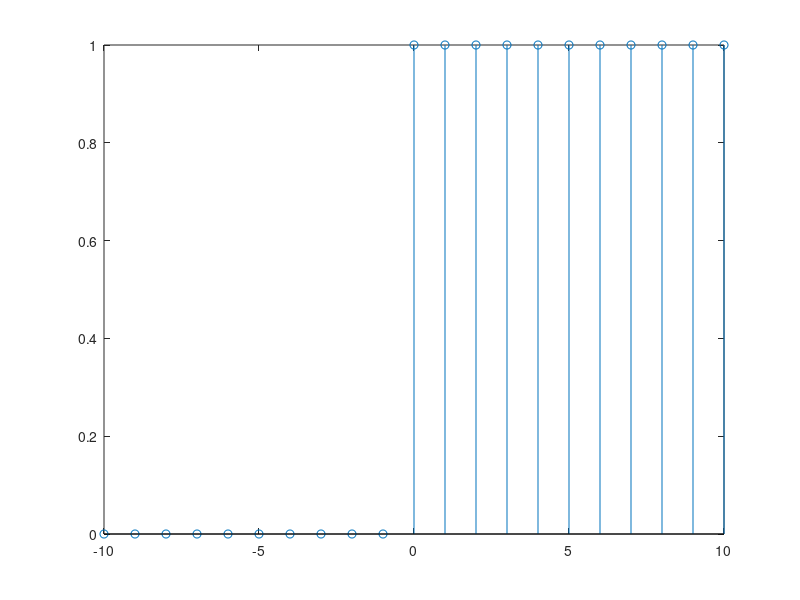
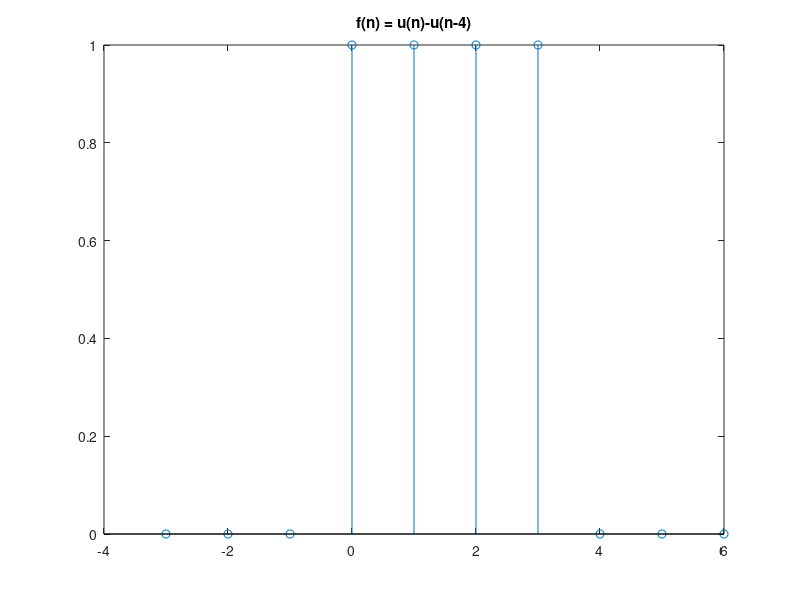
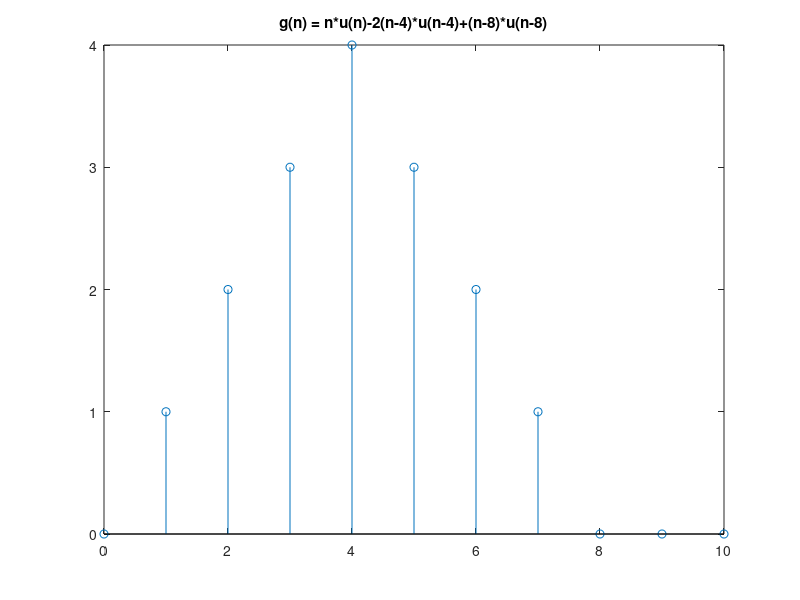
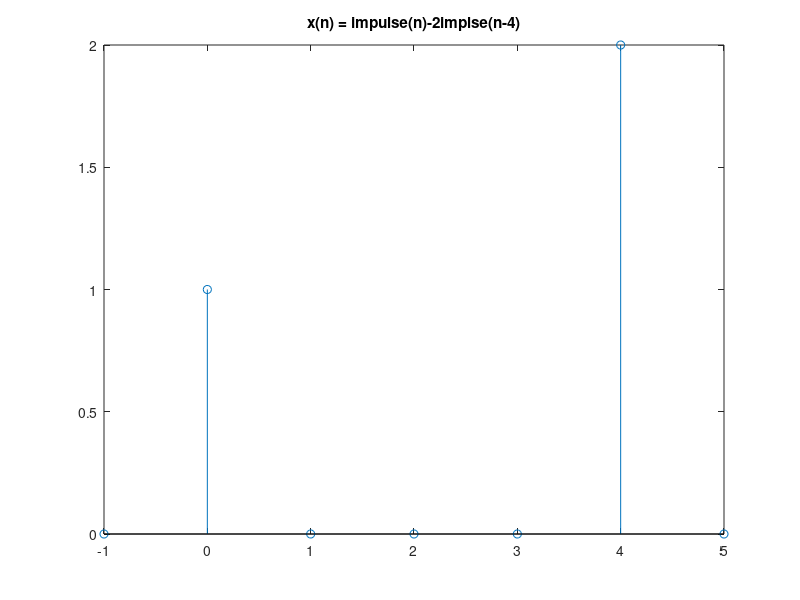

MATLAB code for these plots, in order:
% Question 2: Plotting Discrete-Time Signals
n = -10:10;
f = n>=0;
stem(n,f);
% First Plot: f(n) = u(n)-u(n-4)
n = -3:6;
f = (n>=0) - (n>=4);
figure, stem(n,f), title('f(n) = u(n)-u(n-4)');
% Second Plot: g(n) = n*u(n)-2(n-4)*u(n-4)+(n-8)*u(n-8)
n = 0:10;
g = n.*(n>=0)-2*(n-4).*(n>=4)+(n-8).*(n>=8);
figure, stem(n,g), title('g(n) = n*u(n)-2(n-4)*u(n-4)+(n-8)*u(n-8)');
% Third Plot: x(n) = impulse(n)-2implse(n-4)
n = -1:5;
x = (n==0)+ 2*(n==4)
figure, stem(n,x), title('x(n) = impulse(n)-2implse(n-4)');
% Fourth Plot: y(n) = (0.9^n)(u(n)-u(n-20))
n = 0:20;
y = (0.9.^n).*((n>=0) - (n>=20))
figure, stem(n,y), title('y(n) = (0.9^n)(u(n)-u(n-20))');
% Fifth Plot: v(n) = cos(0.12pin)u(n)
n = 0:(2/0.12);
v = cos(0.12*pi*n) .* (n>=0)
figure, stem(n,v), title('v(n) = cos(0.12pin)u(n)');
